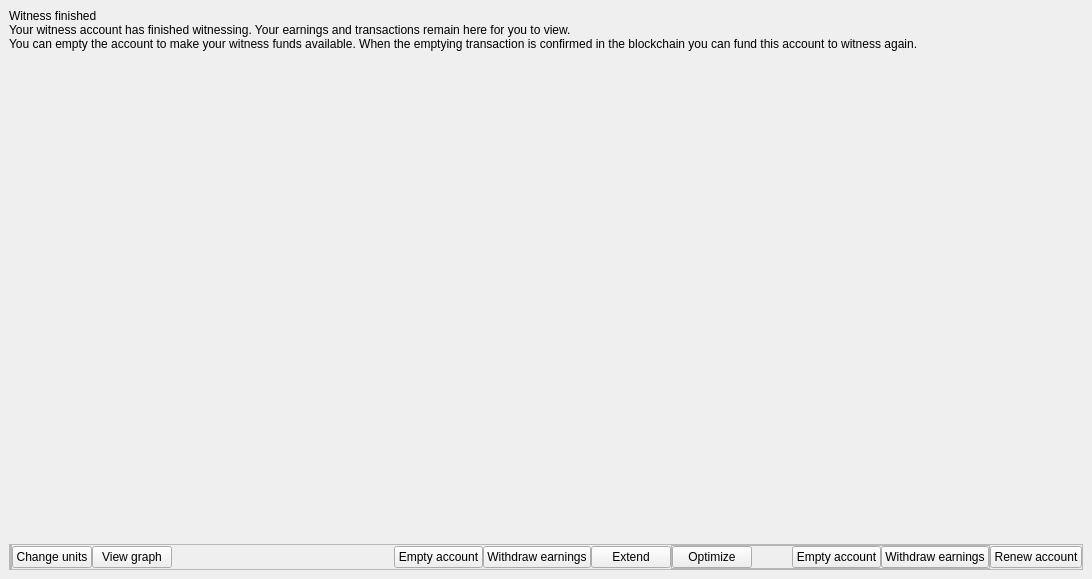
<?xml version="1.0" encoding="UTF-8"?>
<ui version="4.0">
 <class>WitnessDialog</class>
 <widget class="QFrame" name="WitnessDialog">
  <property name="geometry">
   <rect>
    <x>0</x>
    <y>0</y>
    <width>1092</width>
    <height>579</height>
   </rect>
  </property>
  <property name="sizePolicy">
   <sizepolicy hsizetype="Expanding" vsizetype="Expanding">
    <horstretch>0</horstretch>
    <verstretch>0</verstretch>
   </sizepolicy>
  </property>
  <property name="toolTip">
   <string notr="true"/>
  </property>
  <layout class="QVBoxLayout" name="verticalLayout_2">
   <property name="spacing">
    <number>0</number>
   </property>
   <property name="leftMargin">
    <number>0</number>
   </property>
   <property name="topMargin">
    <number>0</number>
   </property>
   <property name="rightMargin">
    <number>0</number>
   </property>
   <property name="bottomMargin">
    <number>0</number>
   </property>
   <item>
    <widget class="QStackedWidget" name="stack">
     <widget class="QWidget" name="witnessDialog">
      <layout class="QHBoxLayout" name="horizontalLayout">
       <property name="spacing">
        <number>0</number>
       </property>
       <item>
        <layout class="QVBoxLayout" name="outerLayout">
         <property name="spacing">
          <number>0</number>
         </property>
         <item>
          <widget class="QStackedWidget" name="witnessDialogStackedWidget">
           <property name="currentIndex">
            <number>4</number>
           </property>
           <widget class="QWidget" name="emptyAccountPage">
            <layout class="QVBoxLayout" name="verticalLayout">
             <property name="spacing">
              <number>0</number>
             </property>
             <property name="leftMargin">
              <number>0</number>
             </property>
             <property name="topMargin">
              <number>0</number>
             </property>
             <property name="rightMargin">
              <number>0</number>
             </property>
             <property name="bottomMargin">
              <number>0</number>
             </property>
             <item>
              <widget class="QLabel" name="labelEmptyWitnessAccount">
               <property name="text">
                <string>To begin witnessing, you have to fund the witness account.</string>
               </property>
               <property name="alignment">
                <set>Qt::AlignLeading|Qt::AlignLeft|Qt::AlignVCenter</set>
               </property>
               <property name="wordWrap">
                <bool>true</bool>
               </property>
               <property name="indent">
                <number>0</number>
               </property>
              </widget>
             </item>
             <item>
              <spacer name="verticalSpacer">
               <property name="orientation">
                <enum>Qt::Vertical</enum>
               </property>
               <property name="sizeHint" stdset="0">
                <size>
                 <width>20</width>
                 <height>40</height>
                </size>
               </property>
              </spacer>
             </item>
            </layout>
           </widget>
           <widget class="QWidget" name="witnessStatisticsPage">
            <layout class="QVBoxLayout" name="verticalLayout_3">
             <property name="spacing">
              <number>0</number>
             </property>
             <property name="leftMargin">
              <number>0</number>
             </property>
             <property name="topMargin">
              <number>0</number>
             </property>
             <property name="rightMargin">
              <number>0</number>
             </property>
             <property name="bottomMargin">
              <number>0</number>
             </property>
             <item>
              <layout class="QGridLayout" name="gridLayout" rowstretch="1,0,0,0,0,0,0,0,0" columnstretch="2,0,0,2,0">
               <property name="bottomMargin">
                <number>20</number>
               </property>
               <property name="spacing">
                <number>14</number>
               </property>
               <item row="0" column="0" colspan="5">
                <layout class="QVBoxLayout" name="verticalLayout_4" stretch="0,1">
                 <property name="spacing">
                  <number>0</number>
                 </property>
                 <item>
                  <layout class="QHBoxLayout" name="horizontalLayout_5" stretch="0,1,0">
                   <property name="spacing">
                    <number>0</number>
                   </property>
                   <property name="topMargin">
                    <number>0</number>
                   </property>
                   <item>
                    <widget class="QLabel" name="witnessEarningsGraphHeader">
                     <property name="text">
                      <string>Projected earnings graph</string>
                     </property>
                     <property name="indent">
                      <number>0</number>
                     </property>
                    </widget>
                   </item>
                   <item>
                    <spacer name="horizontalSpacer_4">
                     <property name="orientation">
                      <enum>Qt::Horizontal</enum>
                     </property>
                     <property name="sizeHint" stdset="0">
                      <size>
                       <width>40</width>
                       <height>20</height>
                      </size>
                     </property>
                    </spacer>
                   </item>
                   <item>
                    <widget class="QCheckBox" name="compoundEarningsCheckBox">
                     <property name="text">
                      <string>Compound earnings</string>
                     </property>
                    </widget>
                   </item>
                  </layout>
                 </item>
                 <item>
                  <widget class="QwtPlot" name="witnessEarningsPlot" native="true"/>
                 </item>
                </layout>
               </item>
               <item row="1" column="0">
                <widget class="QLabel" name="witnessInformationHeader">
                 <property name="text">
                  <string>Information</string>
                 </property>
                 <property name="indent">
                  <number>0</number>
                 </property>
                </widget>
               </item>
               <item row="2" column="4">
                <widget class="QLabel" name="labelLockTimeRemainingValue">
                 <property name="text">
                  <string>n/a</string>
                 </property>
                 <property name="alignment">
                  <set>Qt::AlignRight|Qt::AlignTrailing|Qt::AlignVCenter</set>
                 </property>
                 <property name="indent">
                  <number>0</number>
                 </property>
                </widget>
               </item>
               <item row="2" column="3">
                <widget class="QLabel" name="labelLockTimeRemaining">
                 <property name="text">
                  <string>Lock time remaining</string>
                 </property>
                 <property name="indent">
                  <number>0</number>
                 </property>
                </widget>
               </item>
               <item row="3" column="2">
                <spacer name="horizontalSpacer_2">
                 <property name="orientation">
                  <enum>Qt::Horizontal</enum>
                 </property>
                 <property name="sizeHint" stdset="0">
                  <size>
                   <width>40</width>
                   <height>20</height>
                  </size>
                 </property>
                </spacer>
               </item>
               <item row="2" column="0">
                <widget class="QLabel" name="labelLockedFrom">
                 <property name="text">
                  <string>Locked from</string>
                 </property>
                 <property name="indent">
                  <number>0</number>
                 </property>
                </widget>
               </item>
               <item row="2" column="1">
                <widget class="QLabel" name="labelLockedFromValue">
                 <property name="text">
                  <string>n/a</string>
                 </property>
                 <property name="alignment">
                  <set>Qt::AlignRight|Qt::AlignTrailing|Qt::AlignVCenter</set>
                 </property>
                 <property name="indent">
                  <number>0</number>
                 </property>
                </widget>
               </item>
               <item row="3" column="0">
                <widget class="QLabel" name="labelLockedUntil">
                 <property name="text">
                  <string>Locked until</string>
                 </property>
                 <property name="indent">
                  <number>0</number>
                 </property>
                </widget>
               </item>
               <item row="3" column="1">
                <widget class="QLabel" name="labelLockedUntilValue">
                 <property name="text">
                  <string>n/a</string>
                 </property>
                 <property name="alignment">
                  <set>Qt::AlignRight|Qt::AlignTrailing|Qt::AlignVCenter</set>
                 </property>
                 <property name="indent">
                  <number>0</number>
                 </property>
                </widget>
               </item>
               <item row="4" column="0">
                <widget class="QLabel" name="labelLastEarningsDate">
                 <property name="text">
                  <string>Last earnings</string>
                 </property>
                 <property name="indent">
                  <number>0</number>
                 </property>
                </widget>
               </item>
               <item row="4" column="1">
                <widget class="QLabel" name="labelLastEarningsDateValue">
                 <property name="text">
                  <string>n/a</string>
                 </property>
                 <property name="alignment">
                  <set>Qt::AlignRight|Qt::AlignTrailing|Qt::AlignVCenter</set>
                 </property>
                 <property name="indent">
                  <number>0</number>
                 </property>
                </widget>
               </item>
               <item row="5" column="0">
                <widget class="QLabel" name="labelWitnessEarnings">
                 <property name="text">
                  <string>Earnings</string>
                 </property>
                 <property name="indent">
                  <number>0</number>
                 </property>
                </widget>
               </item>
               <item row="5" column="1">
                <widget class="QLabel" name="labelWitnessEarningsValue">
                 <property name="text">
                  <string>n/a</string>
                 </property>
                 <property name="alignment">
                  <set>Qt::AlignRight|Qt::AlignTrailing|Qt::AlignVCenter</set>
                 </property>
                 <property name="indent">
                  <number>0</number>
                 </property>
                </widget>
               </item>
               <item row="3" column="3">
                <widget class="QLabel" name="labelLockDuration">
                 <property name="text">
                  <string>Lock duration</string>
                 </property>
                 <property name="indent">
                  <number>0</number>
                 </property>
                </widget>
               </item>
               <item row="3" column="4">
                <widget class="QLabel" name="labelLockDurationValue">
                 <property name="text">
                  <string>n/a</string>
                 </property>
                 <property name="alignment">
                  <set>Qt::AlignRight|Qt::AlignTrailing|Qt::AlignVCenter</set>
                 </property>
                 <property name="indent">
                  <number>0</number>
                 </property>
                </widget>
               </item>
               <item row="4" column="4">
                <widget class="QLabel" name="labelExpectedEarningsDurationValue">
                 <property name="text">
                  <string>n/a</string>
                 </property>
                 <property name="alignment">
                  <set>Qt::AlignRight|Qt::AlignTrailing|Qt::AlignVCenter</set>
                 </property>
                 <property name="indent">
                  <number>0</number>
                 </property>
                </widget>
               </item>
               <item row="4" column="3">
                <widget class="QLabel" name="labelExpectedEarningsDuration">
                 <property name="text">
                  <string>Required earnings frequency</string>
                 </property>
                 <property name="indent">
                  <number>0</number>
                 </property>
                </widget>
               </item>
               <item row="6" column="0">
                <widget class="QLabel" name="labelWeight">
                 <property name="text">
                  <string>Weight</string>
                 </property>
                 <property name="indent">
                  <number>0</number>
                 </property>
                </widget>
               </item>
               <item row="8" column="1">
                <spacer name="verticalSpacer_3">
                 <property name="orientation">
                  <enum>Qt::Vertical</enum>
                 </property>
                 <property name="sizeType">
                  <enum>QSizePolicy::Fixed</enum>
                 </property>
                 <property name="sizeHint" stdset="0">
                  <size>
                   <width>20</width>
                   <height>20</height>
                  </size>
                 </property>
                </spacer>
               </item>
               <item row="6" column="1">
                <widget class="QLabel" name="labelWeightValue">
                 <property name="text">
                  <string>n/a</string>
                 </property>
                 <property name="alignment">
                  <set>Qt::AlignRight|Qt::AlignTrailing|Qt::AlignVCenter</set>
                 </property>
                 <property name="indent">
                  <number>0</number>
                 </property>
                </widget>
               </item>
               <item row="7" column="0">
                <widget class="QLabel" name="labelPartCount">
                 <property name="text">
                  <string>Parts</string>
                 </property>
                 <property name="indent">
                  <number>0</number>
                 </property>
                </widget>
               </item>
               <item row="7" column="1">
                <widget class="QLabel" name="labelPartCountValue">
                 <property name="text">
                  <string>n/a</string>
                 </property>
                 <property name="alignment">
                  <set>Qt::AlignRight|Qt::AlignTrailing|Qt::AlignVCenter</set>
                 </property>
                 <property name="indent">
                  <number>0</number>
                 </property>
                </widget>
               </item>
               <item row="5" column="3">
                <widget class="QLabel" name="labelEstimatedEarningsDuration">
                 <property name="text">
                  <string>Estimated earnings frequency</string>
                 </property>
                 <property name="indent">
                  <number>0</number>
                 </property>
                </widget>
               </item>
               <item row="5" column="4">
                <widget class="QLabel" name="labelEstimatedEarningsDurationValue">
                 <property name="text">
                  <string>n/a</string>
                 </property>
                 <property name="alignment">
                  <set>Qt::AlignRight|Qt::AlignTrailing|Qt::AlignVCenter</set>
                 </property>
                 <property name="indent">
                  <number>0</number>
                 </property>
                </widget>
               </item>
               <item row="6" column="3">
                <widget class="QLabel" name="labelNetworkWeight">
                 <property name="text">
                  <string>Network weight</string>
                 </property>
                 <property name="indent">
                  <number>0</number>
                 </property>
                </widget>
               </item>
               <item row="6" column="4">
                <widget class="QLabel" name="labelNetworkWeightValue">
                 <property name="text">
                  <string>n/a</string>
                 </property>
                 <property name="alignment">
                  <set>Qt::AlignRight|Qt::AlignTrailing|Qt::AlignVCenter</set>
                 </property>
                 <property name="indent">
                  <number>0</number>
                 </property>
                </widget>
               </item>
               <item row="1" column="3">
                <layout class="QHBoxLayout" name="horizontalLayout_3">
                 <property name="spacing">
                  <number>0</number>
                 </property>
                </layout>
               </item>
              </layout>
             </item>
            </layout>
           </widget>
           <widget class="QWidget" name="expiredAccountPage">
            <layout class="QVBoxLayout" name="verticalLayout_5">
             <property name="spacing">
              <number>0</number>
             </property>
             <property name="leftMargin">
              <number>0</number>
             </property>
             <property name="topMargin">
              <number>0</number>
             </property>
             <property name="rightMargin">
              <number>0</number>
             </property>
             <property name="bottomMargin">
              <number>0</number>
             </property>
             <item>
              <widget class="QLabel" name="labelInactiveWitnessAccount">
               <property name="text">
                <string>Inactive witness account</string>
               </property>
               <property name="indent">
                <number>0</number>
               </property>
              </widget>
             </item>
             <item>
              <widget class="QLabel" name="labelInactiveWitnessAccountInfo">
               <property name="text">
                <string>Your witness account has been deactivated because your account has failed to witness within the expected time frame. If this happens often, please make sure you have a stable witnessing setup or contact support. To resume witnessing, select the account below from which a small reactivation fee will be charged and press the ‘Renew account’ button.</string>
               </property>
               <property name="alignment">
                <set>Qt::AlignLeading|Qt::AlignLeft|Qt::AlignVCenter</set>
               </property>
               <property name="wordWrap">
                <bool>true</bool>
               </property>
               <property name="indent">
                <number>0</number>
               </property>
              </widget>
             </item>
             <item>
              <widget class="AccountSelectionWidget" name="renewWitnessAccountTableView" native="true"/>
             </item>
             <item>
              <spacer name="verticalSpacer_5">
               <property name="orientation">
                <enum>Qt::Vertical</enum>
               </property>
               <property name="sizeHint" stdset="0">
                <size>
                 <width>20</width>
                 <height>179</height>
                </size>
               </property>
              </spacer>
             </item>
            </layout>
           </widget>
           <widget class="QWidget" name="pendingAccountPage">
            <layout class="QVBoxLayout" name="verticalLayout_6">
             <property name="spacing">
              <number>0</number>
             </property>
             <property name="leftMargin">
              <number>0</number>
             </property>
             <property name="topMargin">
              <number>0</number>
             </property>
             <property name="rightMargin">
              <number>0</number>
             </property>
             <property name="bottomMargin">
              <number>0</number>
             </property>
             <item>
              <widget class="QLabel" name="labelPendingWitnessAccount">
               <property name="text">
                <string>Waiting for confirmation</string>
               </property>
               <property name="indent">
                <number>0</number>
               </property>
              </widget>
             </item>
             <item>
              <widget class="QLabel" name="labelPendingWitnessAccountInfo">
               <property name="text">
                <string>Your witness account is waiting for a transaction to confirm with the network before it becomes active, on average this should take only a few minutes. Should this page continue to show for longer than this time period please consult the transactions tab and/or seek assistance.</string>
               </property>
               <property name="alignment">
                <set>Qt::AlignLeading|Qt::AlignLeft|Qt::AlignVCenter</set>
               </property>
               <property name="wordWrap">
                <bool>true</bool>
               </property>
               <property name="indent">
                <number>0</number>
               </property>
              </widget>
             </item>
             <item>
              <spacer name="verticalSpacer_6">
               <property name="orientation">
                <enum>Qt::Vertical</enum>
               </property>
               <property name="sizeHint" stdset="0">
                <size>
                 <width>20</width>
                 <height>451</height>
                </size>
               </property>
              </spacer>
             </item>
            </layout>
           </widget>
           <widget class="QWidget" name="usedAccountPage">
            <layout class="QVBoxLayout" name="verticalLayout_7">
             <property name="spacing">
              <number>0</number>
             </property>
             <property name="leftMargin">
              <number>0</number>
             </property>
             <property name="topMargin">
              <number>0</number>
             </property>
             <property name="rightMargin">
              <number>0</number>
             </property>
             <property name="bottomMargin">
              <number>0</number>
             </property>
             <item>
              <widget class="QLabel" name="labelUsedAccountHeader">
               <property name="text">
                <string>Witness finished</string>
               </property>
               <property name="indent">
                <number>0</number>
               </property>
              </widget>
             </item>
             <item>
              <widget class="QLabel" name="labelUsedAccountInfo">
               <property name="text">
                <string>Your witness account has finished witnessing. Your earnings and transactions remain here for you to view.
You can empty the account to make your witness funds available. When the emptying transaction is confirmed in the blockchain you can fund this account to witness again.</string>
               </property>
               <property name="alignment">
                <set>Qt::AlignLeading|Qt::AlignLeft|Qt::AlignVCenter</set>
               </property>
               <property name="wordWrap">
                <bool>true</bool>
               </property>
               <property name="indent">
                <number>0</number>
               </property>
              </widget>
             </item>
             <item>
              <spacer name="verticalSpacer_7">
               <property name="orientation">
                <enum>Qt::Vertical</enum>
               </property>
               <property name="sizeHint" stdset="0">
                <size>
                 <width>20</width>
                 <height>433</height>
                </size>
               </property>
              </spacer>
             </item>
            </layout>
           </widget>
           <widget class="QWidget" name="errorPage">
            <layout class="QVBoxLayout" name="verticalLayout_8">
             <property name="spacing">
              <number>0</number>
             </property>
             <property name="leftMargin">
              <number>0</number>
             </property>
             <property name="topMargin">
              <number>0</number>
             </property>
             <property name="rightMargin">
              <number>0</number>
             </property>
             <property name="bottomMargin">
              <number>0</number>
             </property>
             <item>
              <widget class="QLabel" name="labelErrorHeader">
               <property name="text">
                <string>Witness interface error</string>
               </property>
               <property name="indent">
                <number>0</number>
               </property>
              </widget>
             </item>
             <item>
              <widget class="QLabel" name="labelErrorInfo">
               <property name="text">
                <string>Your witness account has finished witnessing and all funds have been emptied. Your earnings and transactions remain here for you to view.
When the emptying transaction is confirmed in the blockchain you can fund this account to witness again.</string>
               </property>
               <property name="alignment">
                <set>Qt::AlignLeading|Qt::AlignLeft|Qt::AlignVCenter</set>
               </property>
               <property name="wordWrap">
                <bool>true</bool>
               </property>
               <property name="indent">
                <number>0</number>
               </property>
              </widget>
             </item>
             <item>
              <widget class="QLabel" name="labelNote">
               <property name="text">
                <string>Note: this problem is only within the user interface and your funds are secure.</string>
               </property>
              </widget>
             </item>
             <item>
              <spacer name="verticalSpacer_8">
               <property name="orientation">
                <enum>Qt::Vertical</enum>
               </property>
               <property name="sizeHint" stdset="0">
                <size>
                 <width>20</width>
                 <height>433</height>
                </size>
               </property>
              </spacer>
             </item>
            </layout>
           </widget>
          </widget>
         </item>
         <item>
          <widget class="QFrame" name="accountActionButtonFrame">
           <property name="frameShape">
            <enum>QFrame::StyledPanel</enum>
           </property>
           <property name="frameShadow">
            <enum>QFrame::Raised</enum>
           </property>
           <layout class="QHBoxLayout" name="horizontalLayout_2">
            <property name="spacing">
             <number>0</number>
            </property>
            <property name="leftMargin">
             <number>0</number>
            </property>
            <property name="topMargin">
             <number>0</number>
            </property>
            <property name="rightMargin">
             <number>0</number>
            </property>
            <property name="bottomMargin">
             <number>0</number>
            </property>
            <item>
             <widget class="QFrame" name="cancelButtonGroup">
              <property name="sizePolicy">
               <sizepolicy hsizetype="Maximum" vsizetype="Preferred">
                <horstretch>0</horstretch>
                <verstretch>0</verstretch>
               </sizepolicy>
              </property>
              <property name="frameShape">
               <enum>QFrame::StyledPanel</enum>
              </property>
              <property name="frameShadow">
               <enum>QFrame::Raised</enum>
              </property>
              <layout class="QHBoxLayout" name="horizontalLayout_7">
               <property name="spacing">
                <number>0</number>
               </property>
               <property name="leftMargin">
                <number>0</number>
               </property>
               <property name="topMargin">
                <number>0</number>
               </property>
               <property name="rightMargin">
                <number>0</number>
               </property>
               <property name="bottomMargin">
                <number>0</number>
               </property>
              </layout>
             </widget>
            </item>
            <item>
             <widget class="QPushButton" name="unitButton">
              <property name="text">
               <string>Change units</string>
              </property>
             </widget>
            </item>
            <item>
             <widget class="QPushButton" name="viewWitnessGraphButton">
              <property name="text">
               <string>View graph</string>
              </property>
             </widget>
            </item>
            <item>
             <spacer name="accountButtonSpacer">
              <property name="orientation">
               <enum>Qt::Horizontal</enum>
              </property>
              <property name="sizeType">
               <enum>QSizePolicy::MinimumExpanding</enum>
              </property>
              <property name="sizeHint" stdset="0">
               <size>
                <width>0</width>
                <height>20</height>
               </size>
              </property>
             </spacer>
            </item>
            <item>
             <widget class="QPushButton" name="emptyWitnessButton2">
              <property name="text">
               <string>Empty account</string>
              </property>
             </widget>
            </item>
            <item>
             <widget class="QPushButton" name="withdrawEarningsButton2">
              <property name="text">
               <string>Withdraw earnings</string>
              </property>
             </widget>
            </item>
            <item>
             <widget class="QPushButton" name="extendButton">
              <property name="cursor">
               <cursorShape>PointingHandCursor</cursorShape>
              </property>
              <property name="text">
               <string>Extend</string>
              </property>
              <property name="class" stdset="0">
               <string notr="true">normal</string>
              </property>
             </widget>
            </item>
            <item>
             <widget class="QFrame" name="confirmButtonGroup">
              <property name="sizePolicy">
               <sizepolicy hsizetype="Maximum" vsizetype="Preferred">
                <horstretch>0</horstretch>
                <verstretch>0</verstretch>
               </sizepolicy>
              </property>
              <property name="frameShape">
               <enum>QFrame::StyledPanel</enum>
              </property>
              <property name="frameShadow">
               <enum>QFrame::Raised</enum>
              </property>
              <layout class="QHBoxLayout" name="horizontalLayout_6">
               <property name="spacing">
                <number>0</number>
               </property>
               <property name="leftMargin">
                <number>0</number>
               </property>
               <property name="topMargin">
                <number>0</number>
               </property>
               <property name="rightMargin">
                <number>0</number>
               </property>
               <property name="bottomMargin">
                <number>0</number>
               </property>
               <item>
                <widget class="QPushButton" name="optimizeButton">
                 <property name="cursor">
                  <cursorShape>PointingHandCursor</cursorShape>
                 </property>
                 <property name="text">
                  <string>Optimize</string>
                 </property>
                 <property name="class" stdset="0">
                  <string notr="true">normal</string>
                 </property>
                </widget>
               </item>
               <item>
                <spacer name="horizontalSpacer">
                 <property name="orientation">
                  <enum>Qt::Horizontal</enum>
                 </property>
                 <property name="sizeHint" stdset="0">
                  <size>
                   <width>40</width>
                   <height>20</height>
                  </size>
                 </property>
                </spacer>
               </item>
               <item>
                <widget class="QPushButton" name="emptyWitnessButton">
                 <property name="text">
                  <string>Empty account</string>
                 </property>
                 <property name="class" stdset="0">
                  <string notr="true">focus</string>
                 </property>
                </widget>
               </item>
               <item>
                <widget class="QPushButton" name="withdrawEarningsButton">
                 <property name="text">
                  <string>Withdraw earnings</string>
                 </property>
                 <property name="class" stdset="0">
                  <string notr="true">focus</string>
                 </property>
                </widget>
               </item>
              </layout>
             </widget>
            </item>
            <item>
             <widget class="QPushButton" name="renewWitnessButton">
              <property name="sizePolicy">
               <sizepolicy hsizetype="Minimum" vsizetype="Fixed">
                <horstretch>0</horstretch>
                <verstretch>0</verstretch>
               </sizepolicy>
              </property>
              <property name="text">
               <string>Renew account</string>
              </property>
              <property name="class" stdset="0">
               <string notr="true">focus</string>
              </property>
             </widget>
            </item>
           </layout>
          </widget>
         </item>
        </layout>
       </item>
      </layout>
     </widget>
    </widget>
   </item>
  </layout>
 </widget>
 <customwidgets>
  <customwidget>
   <class>AccountSelectionWidget</class>
   <extends>QWidget</extends>
   <header location="global">qt/accountselectionwidget.h</header>
   <container>1</container>
  </customwidget>
  <customwidget>
   <class>QwtPlot</class>
   <extends>QWidget</extends>
   <header location="global">qwt_plot.h</header>
   <container>1</container>
  </customwidget>
 </customwidgets>
 <resources/>
 <connections/>
</ui>
